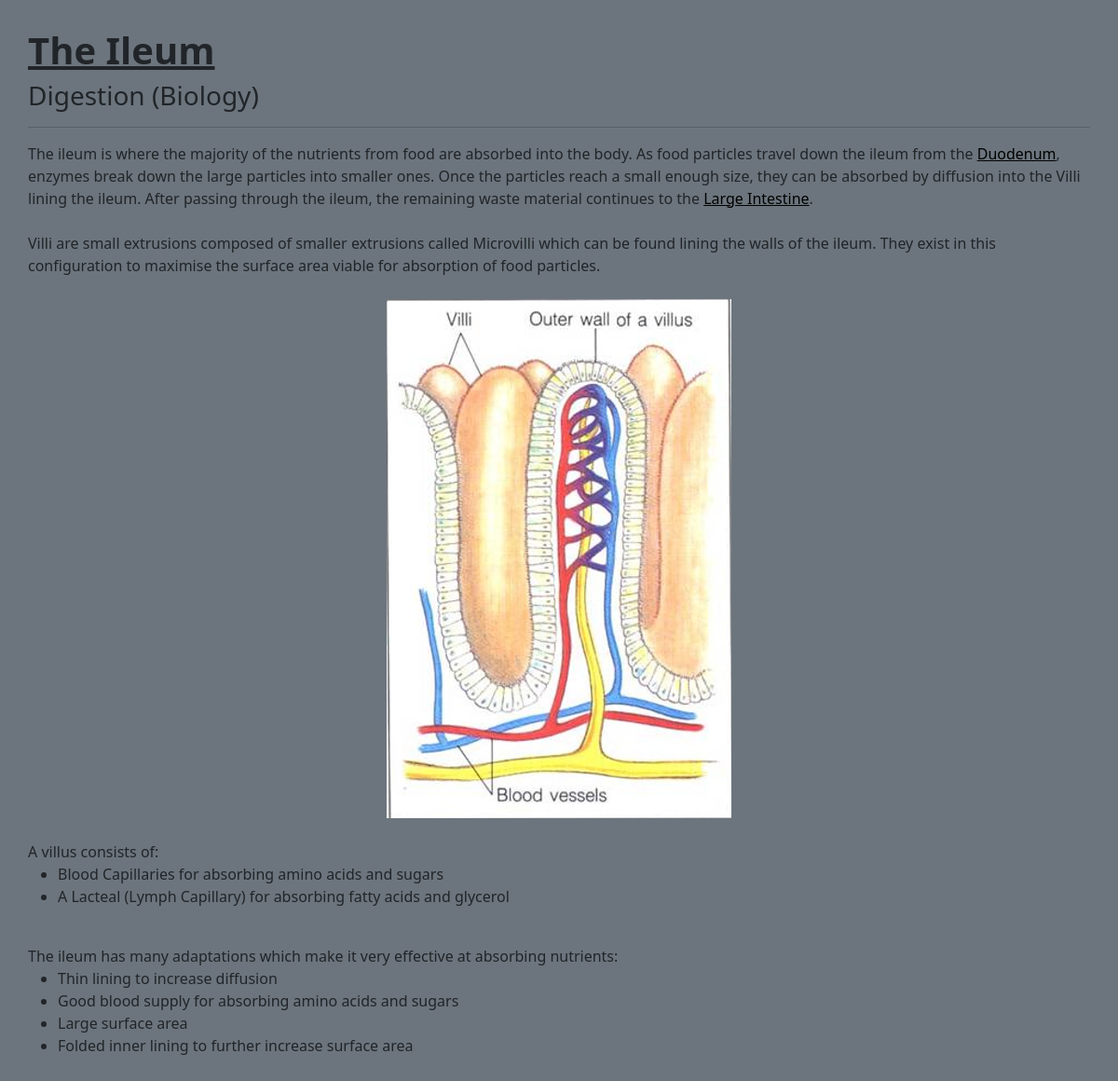
The page /factFile?id=9 on the database its author committed.
### tables this page shows
CREATE TABLE factfiles (id INTEGER, subj TEXT, topic TEXT, title TEXT, filename TEXT, content TEXT, PRIMARY KEY (id));

### application.py (the view)
@app.route("/factFile")
@clearFlash
def factfile() -> Union[str, Response]: # Display fact file
    if not (id := request.args.get("id")) or not id.isdigit(): return redirect("/factSearch") # Check if id exists
    if len(rows := db.execute("SELECT * FROM factfiles WHERE id = ?", int(id))) != 1: return "Bad ID" # Check if id exists
    return render_template("factfile.html", **rows[0])

### application.py (called while the page is built)
def clearFlash(func: Callable) -> Callable:
    @wraps(func)
    def deco(*args, **kwargs):
        session['_flashes'] = None
        return func(*args, **kwargs)
    return deco

### templates/factfile.html (shortened to what this page needs)
{% extends "layout.html" %}
{% block body %}
    <div style="text-align: left; margin-bottom: 30px;">
        <h1><b><u>{{ title }}</u></b></h1>
        <h3>{{ topic | capitalize }} ({{ subj | capitalize }})</h3>
        <hr>
        {{ content | safe }}
    </div>
{% endblock %}

### templates/factfile.html (style rules this page uses)
.center { display: block; margin-left: auto; margin-right: auto; }
a { color: #000000; }

### rows shown on the page
factfiles: title "The Ileum", topic "Digestion", subj "Biology", content "The ileum is where the majority of the nutrients from food are absorbed into the body. As food particles travel down the ileum from the Duodenum , enzymes break down the large particles into smaller ones. Once the particles reach a small enough size, they can be absorbed by diffusion into the Villi lining the ileum. After passing through the ileum, the remaining waste material continues to the Large Intestine . Villi are small extrusions composed of smaller extrusions called Microvilli which can be found lining the walls of the ileum. They exist in this configuration to maximise the surface area viable for absorption of food particles. A villus consists of: Blood Capillaries for absorbing…", content (picture)
